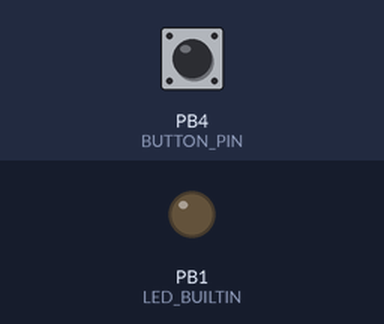
Bench run of a sketch on a simulated ATtiny85, built with avr-gcc and run on an emulated ATtiny85. On the bench: output pins drawn as LEDs (lit = HIGH). Inputs (shaded band) come from the test bench; at power-on: PB4 (BUTTON_PIN) HIGH. No radio packets arrive unless stated.

Above: at 1.2 s.
1.3 s: PB4 (BUTTON_PIN) pulled LOW for 0.15 s
Timing chart, 0 to 4.3 s (numbered marks = the images above; inputs shaded):
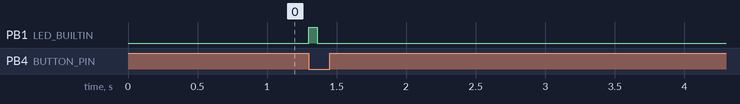

Measured:
- after the input at 1.3 s, PB1 (LED_BUILTIN): LOW → HIGH at once, → LOW 0.06 s later

The sketch:

send_hello_on_button.ino
```cpp
// ask_transmitter.pde
// -*- mode: C++ -*-
// Simple example of how to use RadioHead to transmit messages
// with a simple ASK transmitter in a very simple way.
// Implements a simplex (one-way) transmitter with an TX-C1 module
// Tested on Arduino Mega, Duemilanova, Uno, Due, Teensy, ESP-12

#include <RH_ASK.h>
#ifdef RH_HAVE_HARDWARE_SPI
#include <SPI.h> // Not actually used but needed to compile
#endif

#define BUTTON_PIN 4

RH_ASK driver;
// RH_ASK driver(2000, 4, 5, 0); // ESP8266 or ESP32: do not use pin 11 or 2
// RH_ASK driver(2000, 3, 4, 0); // ATTiny, RX on D3 (pin 2 on attiny85) TX on D4 (pin 3 on attiny85),
// RH_ASK driver(2000, PD14, PD13, 0); STM32F4 Discovery: see tx and rx on Orange and Red LEDS

void setup()
{
  pinMode(LED_BUILTIN, OUTPUT);
  pinMode(BUTTON_PIN, INPUT_PULLUP);

#ifdef RH_HAVE_SERIAL
    Serial.begin(9600);   // Debugging only
#endif
    if (!driver.init())
#ifdef RH_HAVE_SERIAL
         Serial.println("init failed");
#else
        ;
#endif
}

void loop()
{
    const char *msg = "hello";

    while(digitalRead(BUTTON_PIN) == HIGH);

    digitalWrite(LED_BUILTIN, HIGH);
    driver.send((uint8_t *)msg, strlen(msg));
    driver.waitPacketSent();
    digitalWrite(LED_BUILTIN, LOW);
    delay(200);

    while(digitalRead(BUTTON_PIN) == LOW);
}
```
